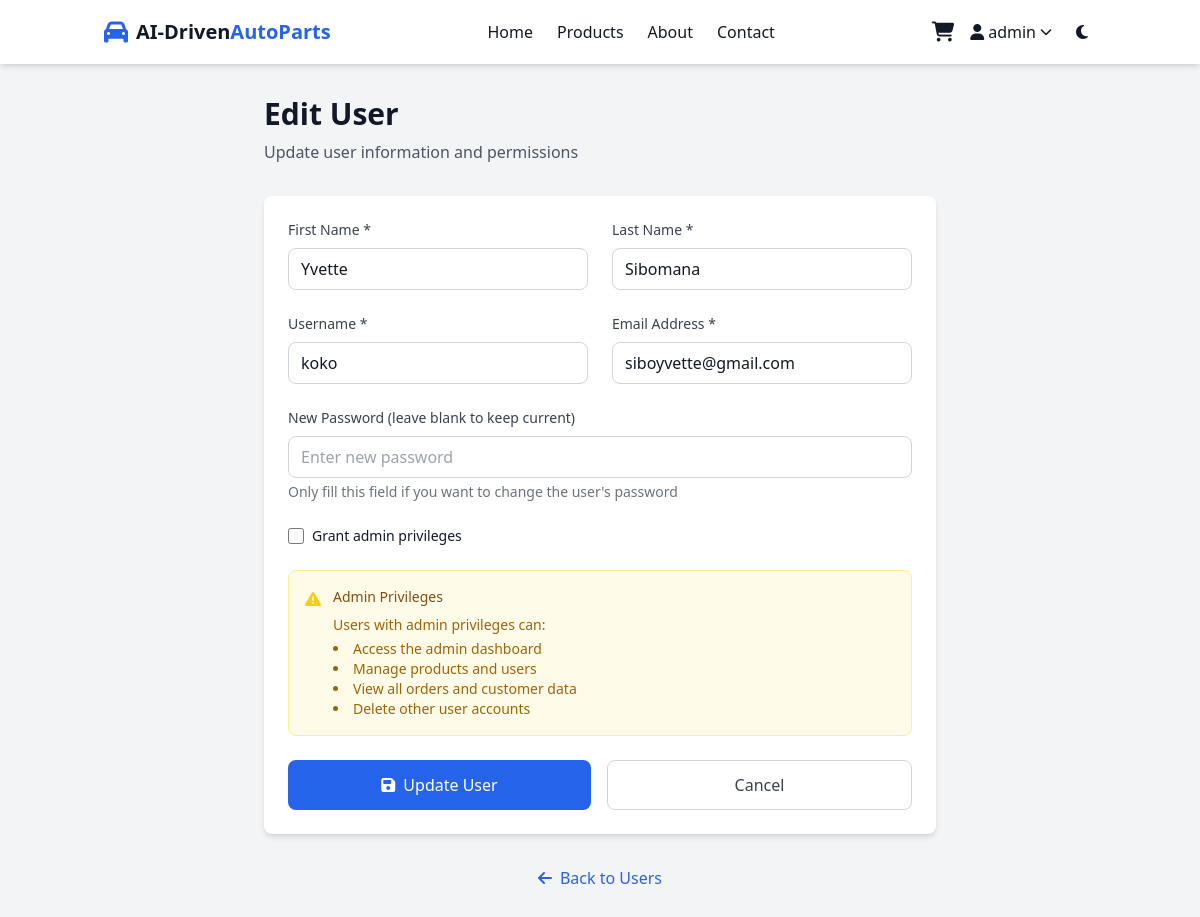
The app's page /admin/users/edit/3 (signed in) with its own data.
### app.py (models this page shows)
class User(UserMixin, db.Model):
    id = db.Column(db.Integer, primary_key=True)
    username = db.Column(db.String(80), unique=True, nullable=False)
    email = db.Column(db.String(120), unique=True, nullable=False)
    password_hash = db.Column(db.String(200), nullable=False)
    first_name = db.Column(db.String(50))
    last_name = db.Column(db.String(50))
    created_at = db.Column(db.DateTime, default=datetime.utcnow)
    is_admin = db.Column(db.Boolean, default=False)
    orders = db.relationship('Order', backref='user', lazy=True)

### app.py (the view, shortened to what this page needs)
@app.route('/admin/users/edit/<int:user_id>', methods=['GET', 'POST'])
@login_required
@admin_required
def admin_edit_user(user_id):
    user = User.query.get_or_404(user_id)
    return render_template('admin_edit_user.html', user=user)

### app.py (called while the page is built)
@login_manager.user_loader
def load_user(user_id):
    return User.query.get(int(user_id))

def admin_required(f):
    @wraps(f)
    def decorated_function(*args, **kwargs):
        if not current_user.is_authenticated or not getattr(current_user, 'is_admin', False):
            flash('Admin access required.', 'error')
            return redirect(url_for('login'))
        return f(*args, **kwargs)
    return decorated_function

### templates/admin_edit_user.html (shortened to what this page needs)
{% extends "base.html" %}
{% block content %}
<div class="bg-gray-100 dark:bg-gray-800 min-h-screen py-8">
    <div class="container mx-auto px-4">
        <div class="max-w-2xl mx-auto">
            <div class="mb-8">
                <h1 class="text-3xl font-bold text-gray-900 dark:text-white mb-2">Edit User</h1>
                <p class="text-gray-600 dark:text-gray-400">Update user information and permissions</p>
            </div>
            <div class="bg-white dark:bg-gray-700 rounded-lg shadow-md p-6">
                <form method="POST" class="space-y-6">
                    <div class="grid grid-cols-1 md:grid-cols-2 gap-6">
                        <div>
                            <label for="first_name" class="block text-sm font-medium text-gray-700 dark:text-gray-300 mb-2">
                                First Name *
                            </label>
                            <input type="text" id="first_name" name="first_name" required
                                   class="w-full px-3 py-2 border border-gray-300 dark:border-gray-600 rounded-lg focus:outline-none focus:ring-2 focus:ring-primary bg-white dark:bg-gray-600 text-gray-900 dark:text-white"
                                   value="{{ user.first_name or '' }}">
                        </div>
                        <div>
                            <label for="last_name" class="block text-sm font-medium text-gray-700 dark:text-gray-300 mb-2">
                                Last Name *
                            </label>
                            <input type="text" id="last_name" name="last_name" required
                                   class="w-full px-3 py-2 border border-gray-300 dark:border-gray-600 rounded-lg focus:outline-none focus:ring-2 focus:ring-primary bg-white dark:bg-gray-600 text-gray-900 dark:text-white"
                                   value="{{ user.last_name or '' }}">
                        </div>
                    </div>
                    <div class="grid grid-cols-1 md:grid-cols-2 gap-6">
                        <div>
                            <label for="username" class="block text-sm font-medium text-gray-700 dark:text-gray-300 mb-2">
                                Username *
                            </label>
                            <input type="text" id="username" name="username" required
                                   class="w-full px-3 py-2 border border-gray-300 dark:border-gray-600 rounded-lg focus:outline-none focus:ring-2 focus:ring-primary bg-white dark:bg-gray-600 text-gray-900 dark:text-white"
                                   value="{{ user.username }}">
                        </div>
                        <div>
                            <label for="email" class="block text-sm font-medium text-gray-700 dark:text-gray-300 mb-2">
                                Email Address *
                            </label>
                            <input type="email" id="email" name="email" required
                                   class="w-full px-3 py-2 border border-gray-300 dark:border-gray-600 rounded-lg focus:outline-none focus:ring-2 focus:ring-primary bg-white dark:bg-gray-600 text-gray-900 dark:text-white"
                                   value="{{ user.email }}">
                        </div>
                    </div>
                    <div>
                        <label for="password" class="block text-sm font-medium text-gray-700 dark:text-gray-300 mb-2">
                            New Password (leave blank to keep current)
                        </label>
                        <input type="password" id="password" name="password"
                               class="w-full px-3 py-2 border border-gray-300 dark:border-gray-600 rounded-lg focus:outline-none focus:ring-2 focus:ring-primary bg-white dark:bg-gray-600 text-gray-900 dark:text-white"
                               placeholder="Enter new password">
                        <p class="mt-1 text-sm text-gray-500 dark:text-gray-400">
                            Only fill this field if you want to change the user's password
                        </p>
                    </div>
                    <div class="flex items-center">
                        <input type="checkbox" id="is_admin" name="is_admin"
                               class="h-4 w-4 text-primary focus:ring-primary border-gray-300 rounded"
                               {% if user.is_admin %}checked{% endif %}>
                        <label for="is_admin" class="ml-2 block text-sm text-gray-900 dark:text-gray-300">
                            Grant admin privileges
                        </label>
                    </div>
                    <div class="bg-yellow-50 dark:bg-yellow-900/30 border border-yellow-200 dark:border-yellow-700 rounded-lg p-4">
                        <div class="flex">
                            <div class="flex-shrink-0">
                                <i class="fas fa-exclamation-triangle text-yellow-400"></i>
                            </div>
                            <div class="ml-3">
                                <h3 class="text-sm font-medium text-yellow-800 dark:text-yellow-200">
                                    Admin Privileges
                                </h3>
                                <div class="mt-2 text-sm text-yellow-700 dark:text-yellow-300">
                                    <p>Users with admin privileges can:</p>
                                    <ul class="list-disc list-inside mt-1">
                                        <li>Access the admin dashboard</li>
                                        <li>Manage products and users</li>
                                        <li>View all orders and customer data</li>
                                        <li>Delete other user accounts</li>
                                    </ul>
                                </div>
                            </div>
                        </div>
                    </div>
                    <div class="flex space-x-4">
                        <button type="submit"
                                class="flex-1 bg-primary hover:bg-secondary text-white py-3 px-6 rounded-lg font-medium transition">
                            <i class="fas fa-save mr-2"></i>Update User
                        </button>
                        <a href="{{ url_for('admin_users') }}"
                           class="flex-1 border border-gray-300 dark:border-gray-600 text-gray-700 dark:text-gray-300 py-3 px-6 rounded-lg font-medium transition text-center hover:bg-gray-50 dark:hover:bg-gray-600">
                            Cancel
                        </a>
                    </div>
                </form>
            </div>
            <div class="mt-8 text-center">
                <a href="{{ url_for('admin_users') }}"
                   class="text-primary hover:text-secondary font-medium">
                    <i class="fas fa-arrow-left mr-2"></i>Back to Users
                </a>
            </div>
        </div>
    </div>
</div>
{% endblock %}

### templates/base.html (shortened to what this page needs)
<!DOCTYPE html>
<html lang="en" class="scroll-smooth">
<head>
    <script src="https://cdn.tailwindcss.com"></script>
    <link rel="stylesheet" href="https://cdnjs.cloudflare.com/ajax/libs/font-awesome/6.4.0/css/all.min.css">
</head>
<body class="bg-gray-50 dark:bg-gray-900 text-gray-900 dark:text-gray-100 transition-colors duration-300">
    <header class="sticky top-0 z-50 bg-white dark:bg-gray-800 shadow-md">
        <div class="container mx-auto px-4 py-3 flex justify-between items-center">
            <div class="flex items-center space-x-2">
                <i class="fas fa-car text-2xl text-primary"></i>
                <a href="{{ url_for('home') }}" class="text-xl font-bold">AI-Driven<span class="text-primary">AutoParts</span></a>
            </div>
            <div class="hidden md:flex space-x-6">
                <a href="{{ url_for('home') }}" class="hover:text-primary transition">Home</a>
                <a href="{{ url_for('products') }}" class="hover:text-primary transition">Products</a>
                <a href="#about" class="hover:text-primary transition">About</a>
                <a href="#contact" class="hover:text-primary transition">Contact</a>
            </div>
            <div class="flex items-center space-x-4">
                {% if current_user.is_authenticated %}
                    <a href="{{ url_for('cart') }}" class="relative">
                        <i class="fas fa-shopping-cart text-xl"></i>
                    </a>
                    <div class="relative" id="user-dropdown">
                        <button class="flex items-center space-x-1 hover:text-primary transition cursor-pointer" id="user-dropdown-btn">
                            <i class="fas fa-user"></i>
                            <span>{{ current_user.username }}</span>
                            <i class="fas fa-chevron-down text-xs"></i>
                        </button>
                    </div>
                {% else %}
                    <a href="{{ url_for('login') }}" class="hover:text-primary transition">Login</a>
                    <a href="{{ url_for('register') }}" class="bg-primary hover:bg-secondary text-white px-4 py-2 rounded-lg transition">Register</a>
                {% endif %}
                <button id="theme-toggle" class="p-2 rounded-full hover:bg-gray-200 dark:hover:bg-gray-700">
                    <i class="fas fa-moon dark:hidden"></i>
                </button>
            </div>
        </div>
    </header>
    <main>
        {% block content %}{% endblock %}
    </main>
</body>
</html>

### records on screen
User: username "admin"
User: first_name "Yvette", last_name "Sibomana", username "koko", email "siboyvette@gmail.com"
